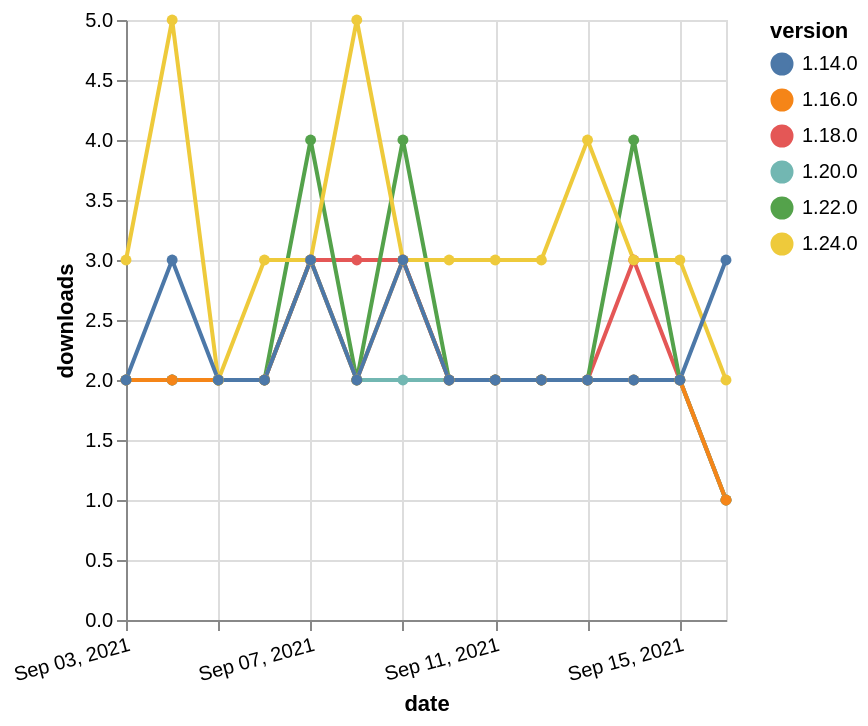

This figure's Vega-Lite source:
### Vega-Lite specification from a JSON file in a GitHub repository (floating-point values rounded to 4 significant figures)
{"$schema": "https://vega.github.io/schema/vega-lite/v5.json", "description": "A simple bar chart with embedded data.", "data": {"values": [{"date": "2021-09-03", "total": 1623, "delta": 2, "version": "1.18.0"}, {"date": "2021-09-04", "total": 1625, "delta": 2, "version": "1.18.0"}, {"date": "2021-09-05", "total": 1627, "delta": 2, "version": "1.18.0"}, {"date": "2021-09-06", "total": 1629, "delta": 2, "version": "1.18.0"}, {"date": "2021-09-07", "total": 1632, "delta": 3, "version": "1.18.0"}, {"date": "2021-09-08", "total": 1635, "delta": 3, "version": "1.18.0"}, {"date": "2021-09-09", "total": 1638, "delta": 3, "version": "1.18.0"}, {"date": "2021-09-10", "total": 1640, "delta": 2, "version": "1.18.0"}, {"date": "2021-09-11", "total": 1642, "delta": 2, "version": "1.18.0"}, {"date": "2021-09-12", "total": 1644, "delta": 2, "version": "1.18.0"}, {"date": "2021-09-13", "total": 1646, "delta": 2, "version": "1.18.0"}, {"date": "2021-09-14", "total": 1649, "delta": 3, "version": "1.18.0"}, {"date": "2021-09-15", "total": 1651, "delta": 2, "version": "1.18.0"}, {"date": "2021-09-16", "total": 1652, "delta": 1, "version": "1.18.0"}, {"date": "2021-09-03", "total": 824, "delta": 2, "version": "1.22.0"}, {"date": "2021-09-04", "total": 826, "delta": 2, "version": "1.22.0"}, {"date": "2021-09-05", "total": 828, "delta": 2, "version": "1.22.0"}, {"date": "2021-09-06", "total": 830, "delta": 2, "version": "1.22.0"}, {"date": "2021-09-07", "total": 834, "delta": 4, "version": "1.22.0"}, {"date": "2021-09-08", "total": 836, "delta": 2, "version": "1.22.0"}, {"date": "2021-09-09", "total": 840, "delta": 4, "version": "1.22.0"}, {"date": "2021-09-10", "total": 842, "delta": 2, "version": "1.22.0"}, {"date": "2021-09-11", "total": 844, "delta": 2, "version": "1.22.0"}, {"date": "2021-09-12", "total": 846, "delta": 2, "version": "1.22.0"}, {"date": "2021-09-13", "total": 848, "delta": 2, "version": "1.22.0"}, {"date": "2021-09-14", "total": 852, "delta": 4, "version": "1.22.0"}, {"date": "2021-09-15", "total": 854, "delta": 2, "version": "1.22.0"}, {"date": "2021-09-16", "total": 855, "delta": 1, "version": "1.22.0"}, {"date": "2021-09-03", "total": 1010, "delta": 2, "version": "1.20.0"}, {"date": "2021-09-04", "total": 1012, "delta": 2, "version": "1.20.0"}, {"date": "2021-09-05", "total": 1014, "delta": 2, "version": "1.20.0"}, {"date": "2021-09-06", "total": 1016, "delta": 2, "version": "1.20.0"}, {"date": "2021-09-07", "total": 1019, "delta": 3, "version": "1.20.0"}, {"date": "2021-09-08", "total": 1021, "delta": 2, "version": "1.20.0"}, {"date": "2021-09-09", "total": 1023, "delta": 2, "version": "1.20.0"}, {"date": "2021-09-10", "total": 1025, "delta": 2, "version": "1.20.0"}, {"date": "2021-09-11", "total": 1027, "delta": 2, "version": "1.20.0"}, {"date": "2021-09-12", "total": 1029, "delta": 2, "version": "1.20.0"}, {"date": "2021-09-13", "total": 1031, "delta": 2, "version": "1.20.0"}, {"date": "2021-09-14", "total": 1033, "delta": 2, "version": "1.20.0"}, {"date": "2021-09-15", "total": 1035, "delta": 2, "version": "1.20.0"}, {"date": "2021-09-16", "total": 1036, "delta": 1, "version": "1.20.0"}, {"date": "2021-09-03", "total": 1720, "delta": 2, "version": "1.16.0"}, {"date": "2021-09-04", "total": 1722, "delta": 2, "version": "1.16.0"}, {"date": "2021-09-05", "total": 1724, "delta": 2, "version": "1.16.0"}, {"date": "2021-09-06", "total": 1726, "delta": 2, "version": "1.16.0"}, {"date": "2021-09-07", "total": 1729, "delta": 3, "version": "1.16.0"}, {"date": "2021-09-08", "total": 1731, "delta": 2, "version": "1.16.0"}, {"date": "2021-09-09", "total": 1734, "delta": 3, "version": "1.16.0"}, {"date": "2021-09-10", "total": 1736, "delta": 2, "version": "1.16.0"}, {"date": "2021-09-11", "total": 1738, "delta": 2, "version": "1.16.0"}, {"date": "2021-09-12", "total": 1740, "delta": 2, "version": "1.16.0"}, {"date": "2021-09-13", "total": 1742, "delta": 2, "version": "1.16.0"}, {"date": "2021-09-14", "total": 1744, "delta": 2, "version": "1.16.0"}, {"date": "2021-09-15", "total": 1746, "delta": 2, "version": "1.16.0"}, {"date": "2021-09-16", "total": 1747, "delta": 1, "version": "1.16.0"}, {"date": "2021-09-03", "total": 295, "delta": 3, "version": "1.24.0"}, {"date": "2021-09-04", "total": 300, "delta": 5, "version": "1.24.0"}, {"date": "2021-09-05", "total": 302, "delta": 2, "version": "1.24.0"}, {"date": "2021-09-06", "total": 305, "delta": 3, "version": "1.24.0"}, {"date": "2021-09-07", "total": 308, "delta": 3, "version": "1.24.0"}, {"date": "2021-09-08", "total": 313, "delta": 5, "version": "1.24.0"}, {"date": "2021-09-09", "total": 316, "delta": 3, "version": "1.24.0"}, {"date": "2021-09-10", "total": 319, "delta": 3, "version": "1.24.0"}, {"date": "2021-09-11", "total": 322, "delta": 3, "version": "1.24.0"}, {"date": "2021-09-12", "total": 325, "delta": 3, "version": "1.24.0"}, {"date": "2021-09-13", "total": 329, "delta": 4, "version": "1.24.0"}, {"date": "2021-09-14", "total": 332, "delta": 3, "version": "1.24.0"}, {"date": "2021-09-15", "total": 335, "delta": 3, "version": "1.24.0"}, {"date": "2021-09-16", "total": 337, "delta": 2, "version": "1.24.0"}, {"date": "2021-09-03", "total": 2234, "delta": 2, "version": "1.14.0"}, {"date": "2021-09-04", "total": 2237, "delta": 3, "version": "1.14.0"}, {"date": "2021-09-05", "total": 2239, "delta": 2, "version": "1.14.0"}, {"date": "2021-09-06", "total": 2241, "delta": 2, "version": "1.14.0"}, {"date": "2021-09-07", "total": 2244, "delta": 3, "version": "1.14.0"}, {"date": "2021-09-08", "total": 2246, "delta": 2, "version": "1.14.0"}, {"date": "2021-09-09", "total": 2249, "delta": 3, "version": "1.14.0"}, {"date": "2021-09-10", "total": 2251, "delta": 2, "version": "1.14.0"}, {"date": "2021-09-11", "total": 2253, "delta": 2, "version": "1.14.0"}, {"date": "2021-09-12", "total": 2255, "delta": 2, "version": "1.14.0"}, {"date": "2021-09-13", "total": 2257, "delta": 2, "version": "1.14.0"}, {"date": "2021-09-14", "total": 2259, "delta": 2, "version": "1.14.0"}, {"date": "2021-09-15", "total": 2261, "delta": 2, "version": "1.14.0"}, {"date": "2021-09-16", "total": 2264, "delta": 3, "version": "1.14.0"}]}, "width": "container", "mark": {"type": "line", "point": {"filled": true}}, "encoding": {"x": {"field": "date", "type": "temporal", "timeUnit": "yearmonthdate", "title": "date", "axis": {"labelAngle": -15}}, "y": {"field": "delta", "type": "quantitative", "title": "downloads"}, "color": {"field": "version", "type": "nominal"}, "tooltip": {"field": "delta"}}}
